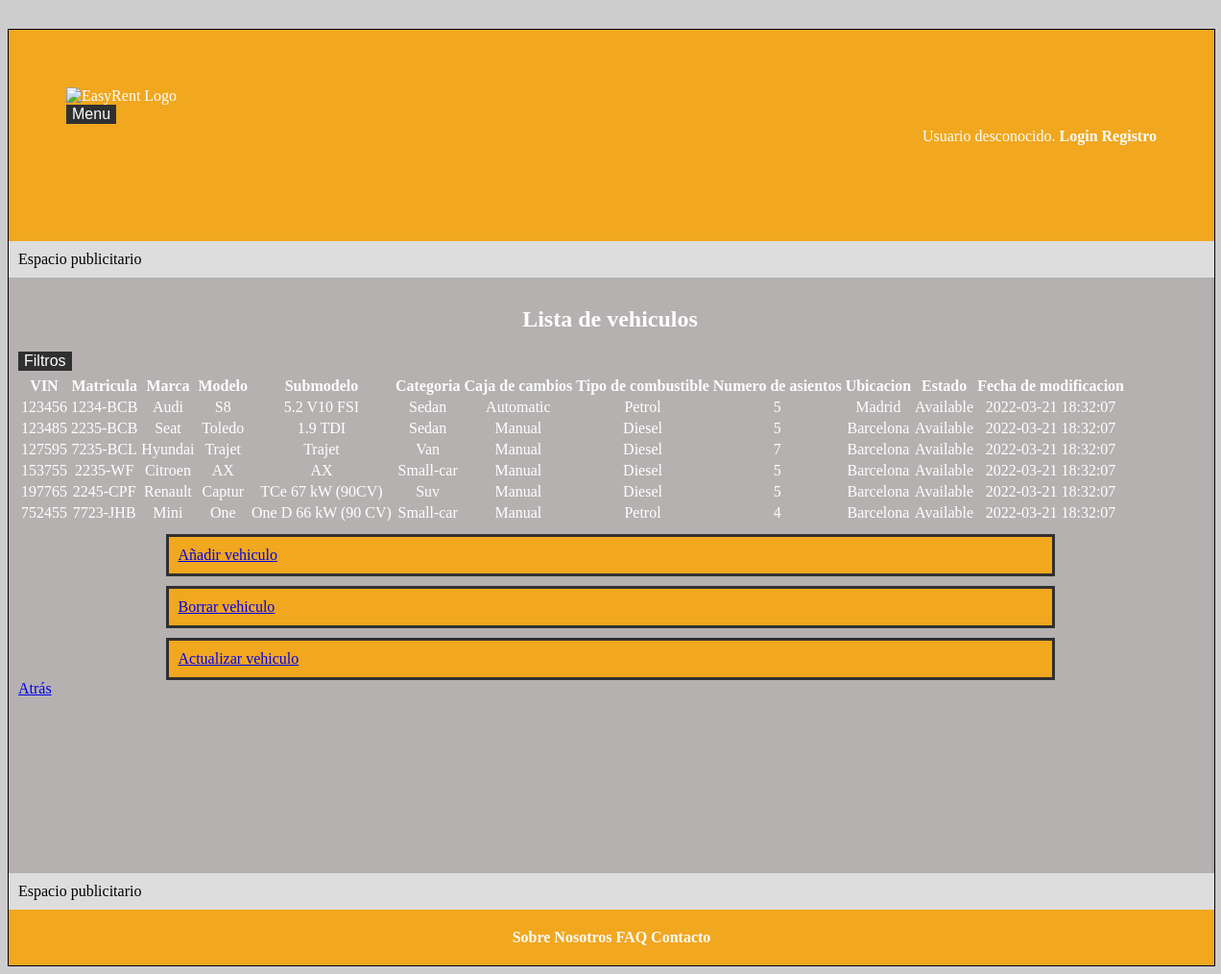
The page /vehiclesAdmin.php on the database its author committed.
### tables this page shows
create table
  Vehicle (
    vin bigint primary key,
    licensePlate varchar(10) not null,
    model bigint unsigned,
    location varchar(40),
    state enum ('Available', 'Unavailable', 'Reserved') default 'Available',
    fecha TIMESTAMP DEFAULT CURRENT_TIMESTAMP  ON UPDATE CURRENT_TIMESTAMP,
    foreign key (model) references Model(m_id) ON DELETE RESTRICT,
    check (vin regexp '^[0-9]{6}$'),
    check (licensePlate regexp '^[0-9]{4}-(?!.*(LL|CH))[BCDFGHJKLMNPRSTVWXYZ]{1,3}$')

  );

create table
  Model (
    m_id serial primary key,
    brand varchar(40),
    model varchar(40),
    submodel varchar(40) unique not null,
    gearbox enum('Manual', 'Automatic', 'Semi-automatic', 'Duplex'),
    category enum('Coupe', 'Pickup', 'Roadster', 'Sedan', 'Small-car', 'Suv', 'Van'),
    fuelType enum ('Diesel', 'Electric-hybrid', 'Electric', 'Petrol', 'Plug-in-hybrid') not null,
    seatCount tinyint not null,
    vehicleImg bigint unsigned,
    fecha TIMESTAMP DEFAULT CURRENT_TIMESTAMP  ON UPDATE CURRENT_TIMESTAMP,
    foreign key (vehicleImg) references Image(img_id),
    check (seatCount regexp '^[2-9]{1}$')
  );

### includes/service/VehicleService.php (called while the page is built, shortened)
<?php
class VehicleService {
    private $vehicleRepository;
    private static $instance;
    private function __construct() {
        $this->vehicleRepository = $GLOBALS['db_vehicle_repository'];
    }
    public static function getInstance()
    {
        if (!self::$instance instanceof self) {
            self::$instance = new self();
        }
        return self::$instance;
    }
    public function readAllVehicles(){
        return $this->vehicleRepository->findAll();
    }
}

### includes/persistance/repository/MysqlConnector.php (called while the page is built, shortened)
<?php
class MysqlConnector implements DatabaseConnection {
    private static $instance;
    private $mysqli;
    private function __construct()
    {
        $this->mysqli = null;
    }
    public static function getInstance()
    {
        if (self::$instance === null)
            self::$instance = new self;
        return self::$instance;
    }
    public function getConnection()
    {
        if ($this->mysqli == null) {
            $mysqli = new mysqli(BD_HOST, BD_USER, BD_PASS, BD_NAME, BD_PORT);
            $this->mysqli = $mysqli;
        }
        return $this->mysqli;
    }
    public function query($sql) {
        return $this->getConnection()->query($sql);
    }
    public function prepare($sql) {
        return self::getInstance()->getConnection()->prepare($sql);
    }
}

### includes/persistance/repository/MysqlVehicleRepository.php (called while the page is built, shortened)
<?php
class MysqlVehicleRepository extends AbstractMysqlRepository {
    public function findAll() : array
    {
        $vehicles = [];
        $sql = sprintf("select * from Vehicle");
        $stmt = $this->db->prepare($sql);
        $stmt->execute();
        $result = $stmt->get_result();
        while ($row = $result->fetch_assoc()) {
            $vehicle = new Vehicle($row['vin'], $row['licensePlate'], $row['model'], $row['location'], $row['state'], $row['fecha']);
            $vehicles[] = $vehicle;
        }
        return $vehicles;
    }
}

### includes/service/lists/VehicleList.php (called while the page is built, shortened)
<?php
class VehicleList
{
    private $array;
    public function __construct($array = array())
    {
        $this->array = $array;
    }
    public function getArray()
    {
        return $this->array;
    }
}

### includes/persistance/entity/Vehicle.php (called while the page is built, shortened)
<?php
class Vehicle
{
    private $vin;
    private $licensePlate;
    private $model;
    private $location;
    private $state;
    private $timeStamp;
    public function __construct($vin, $licensePlate, $model, $location, $state = 'available', $timeStamp = null)
    {
        $this->vin = $vin;
        $this->licensePlate = $licensePlate;
        $this->model = $model;
        $this->location = $location;
        $this->state = $state;
        $this->timeStamp = $timeStamp;
    }
    public function getVin()
    {
        return $this->vin;
    }
    public function getLicensePlate()
    {
        return $this->licensePlate;
    }
    public function getModel()
    {
        return $this->model;
    }
    public function getLocation()
    {
        return $this->location;
    }
    public function getState()
    {
        return $this->state;
    }
    public function getTimeStamp()
    {
        return $this->timeStamp;
    }
}

### includes/service/ModelService.php (called while the page is built, shortened)
<?php
class ModelService {
    private $modelRepository;
    private static $instance;
    private function __construct() {
        $this->modelRepository = $GLOBALS['db_model_repository'];
    }
    public static function getInstance()
    {
        if (!self::$instance instanceof self) {
            self::$instance = new self();
        }
        return self::$instance;
    }
    public function readModelById($m_id){
        return $this->modelRepository->findById($m_id);
    }
}

### includes/persistance/repository/AbstractMysqlRepository.php (called while the page is built, shortened)
<?php
abstract class AbstractMysqlRepository implements Repository {
    public function __construct(MysqlConnector $connector) {
        $this->db = $connector;
    }
}

### includes/persistance/repository/MysqlModelRepository.php (called while the page is built, shortened)
<?php
class MysqlModelRepository extends AbstractMysqlRepository {
    public function findById($m_id) : ?Model
    {
        $model = null;
        $sql = sprintf("select * from Model where m_id = %d", $m_id);
        $result = $this->db->query($sql);
        if ($result !== false && $result->num_rows > 0) {
            $obj = $result->fetch_object();
            $model = new Model($obj->m_id, $obj->brand, $obj->model, $obj->submodel, $obj->gearbox, $obj->category, $obj->fuelType, $obj->seatCount, $obj->vehicleImg, $obj->fecha);
        }
        return $model;
    }
}

### includes/persistance/entity/Model.php (called while the page is built, shortened)
<?php
class Model
{
    private $brand;
    private $model;
    private $submodel;
    private $gearbox;
    private $category;
    private $fuelType;
    private $seatCount;
    public function __construct($m_id, $brand, $model, $submodel, $gearbox, $category, $fuelType, $seatCount, $image, $timeStamp = null)
    {
        $this->brand = $brand;
        $this->model = $model;
        $this->submodel = $submodel;
        $this->gearbox = $gearbox;
        $this->category = $category;
        $this->fuelType = $fuelType;
        $this->seatCount = $seatCount;
    }
    public function getBrand()
    {
        return $this->brand;
    }
    public function getModel()
    {
        return $this->model;
    }
    public function getSubmodel()
    {
        return $this->submodel;
    }
    public function getGearbox()
    {
        return $this->gearbox;
    }
    public function getCategory()
    {
        return $this->category;
    }
    public function getFuelType()
    {
        return $this->fuelType;
    }
    public function getSeatCount()
    {
        return $this->seatCount;
    }
}

### vehiclesAdmin.php (the view, shortened to what this page needs)
<?php
$vehicleService = VehicleService::getInstance();
$modelService = ModelService::getInstance();
$defaultFunctions = array('cmpVin', 'cmpLicensePlate', 'cmpBrand', 'cmpModel', 'cmpCategory', 'cmpGearbox', 'cmpFuelType', 'cmpSeatCount', 'cmpLocation', 'cmpState', 'cmpFecha');
$functionNames = ['cmpVin' => 'VIN', 'cmpLicensePlate' => 'Matricula', 'cmpBrand' => 'Marca', 'cmpModel' => 'Modelo', 'cmpCategory' => 'Categoria', 'cmpGearbox' => 'Caja de cambios', 'cmpFuelType' => 'Tipor de combustible', 'cmpSeatCount' => 'Numero de asientos', 'cmpLocation' => 'Ubicacion', 'cmpState' => 'Estado', 'cmpFecha' => 'Fecha de modificacion'];
$vehiclesList = new VehicleList($vehicleService->readAllVehicles());
$rutaApp = RUTA_APP;
$filterSelector = '';
if(!empty($defaultFunctions)){
   foreach($defaultFunctions as $function) {
       $filterSelector .= "<a href=\"{$rutaApp}/src/vehiclesAdmin.php?orderVehiclesBy={$function}\">{$functionNames[$function]}</a>";
   }
}
$filterSelector .= '';
$contenidoPrincipal = <<<EOS
   <div>
   <h2 class= "adminClass">Lista de vehiculos</h2>
   <div class="dropdown">
   <button class="dropbtn" style="float:left">Filtros</button>
   <div class="dropdown-content">
   $filterSelector
   </div>
   </div>
   <div class="listAdmin">
   <table>
       <tr>
           <th>VIN</th>
           <th>Matricula</th>
           <th>Marca</th>
           <th>Modelo</th>
           <th>Submodelo</th>
           <th>Categoria</th>
           <th>Caja de cambios</th>
           <th>Tipo de combustible</th>
           <th>Numero de asientos</th>
           <th>Ubicacion</th>
           <th>Estado</th>
           <th>Fecha de modificacion</th>
       </tr>
EOS;
foreach($vehiclesList->getArray() as $vehicle) {
   $vehicleModel = $modelService->readModelById($vehicle->getModel());
   $contenidoPrincipal .= <<<EOS
       <tr>
           <td>{$vehicle->getVin()}</td>
           <td>{$vehicle->getLicensePlate()}</td>
           <td>{$vehicleModel->getBrand()}</td>
           <td>{$vehicleModel->getModel()}</td>
           <td>{$vehicleModel->getSubmodel()}</td>
           <td>{$vehicleModel->getCategory()}</td>
           <td>{$vehicleModel->getGearbox()}</td>
           <td>{$vehicleModel->getFuelType()}</td>
           <td>{$vehicleModel->getSeatCount()}</td>
           <td>{$vehicle->getLocation()}</td>
           <td>{$vehicle->getState()}</td>
           <td>{$vehicle->getTimeStamp()}</td>
       </tr>
   EOS;
}
$contenidoPrincipal .= <<<EOS
   </table>
   </div>
   </div>
   <div>
   <div class="infoButton">
   <a href="nuevoVehiculo.php">Añadir vehiculo</a>
   </div>
   <div class="infoButton">
   <a href="borrarVehiculo.php">Borrar vehiculo</a>
   </div>
   <div class="infoButton">
   <a href="actualizarVehiculo.php">Actualizar vehiculo</a>
   </div>
   <div id="anteriorUrl">
   <a href="admin.php">Atrás</a>
   </div>
   </div>
EOS;
require __DIR__.'/includes/vistas/plantillas/plantilla.php';

### estilo.css (style rules this page uses)
body { background-color: #cdcdcd; }
div.infoButton { grid-column: 1/4; margin: auto; border: 3px solid #303030; padding: 10px; width: 900px; height: 100%; color: white; background: rgba(247, 167, 19, 0.926); margin-top: 10px; }
.adminClass { text-align: center; color: white; }
.listAdmin { text-align: center; color: white; }
button.dropbtn { background-color: #303030; color: white; font-size: 16px; border: none; cursor: pointer; }
div.dropdown { position: relative; display: inline-block; }
button, a.boton { border: 1px solid black; font-size: 0.9em; font-family: Arial; font-weight: 400; }

### rows shown on the page
vehicle: vin "123456", licensePlate "1234-BCB", model.brand "Audi", model.model "S8", model.submodel "5.2 V10 FSI", model.category "Sedan", model.gearbox "Automatic", model.fuelType "Petrol", model.seatCount "5", location "Madrid", state "Available", fecha "2022-03-21 18:32:07"
vehicle: vin "123485", licensePlate "2235-BCB", model.brand "Seat", model.model "Toledo", model.submodel "1.9 TDI", model.category "Sedan", model.gearbox "Manual", model.fuelType "Diesel", model.seatCount "5", location "Barcelona", state "Available", fecha "2022-03-21 18:32:07"
vehicle: vin "127595", licensePlate "7235-BCL", model.brand "Hyundai", model.model "Trajet", model.submodel "Trajet", model.category "Van", model.gearbox "Manual", model.fuelType "Diesel", model.seatCount "7", location "Barcelona", state "Available", fecha "2022-03-21 18:32:07"
vehicle: vin "153755", licensePlate "2235-WF", model.brand "Citroen", model.model "AX", model.submodel "AX", model.category "Small-car", model.gearbox "Manual", model.fuelType "Diesel", model.seatCount "5", location "Barcelona", state "Available", fecha "2022-03-21 18:32:07"
vehicle: vin "197765", licensePlate "2245-CPF", model.brand "Renault", model.model "Captur", model.submodel "TCe 67 kW (90CV)", model.category "Suv", model.gearbox "Manual", model.fuelType "Diesel", model.seatCount "5", location "Barcelona", state "Available", fecha "2022-03-21 18:32:07"
vehicle: vin "752455", licensePlate "7723-JHB", model.brand "Mini", model.model "One", model.submodel "One D 66 kW (90 CV)", model.category "Small-car", model.gearbox "Manual", model.fuelType "Petrol", model.seatCount "4", location "Barcelona", state "Available", fecha "2022-03-21 18:32:07"

### other values the page prints
$banner "Espacio publicitario"
